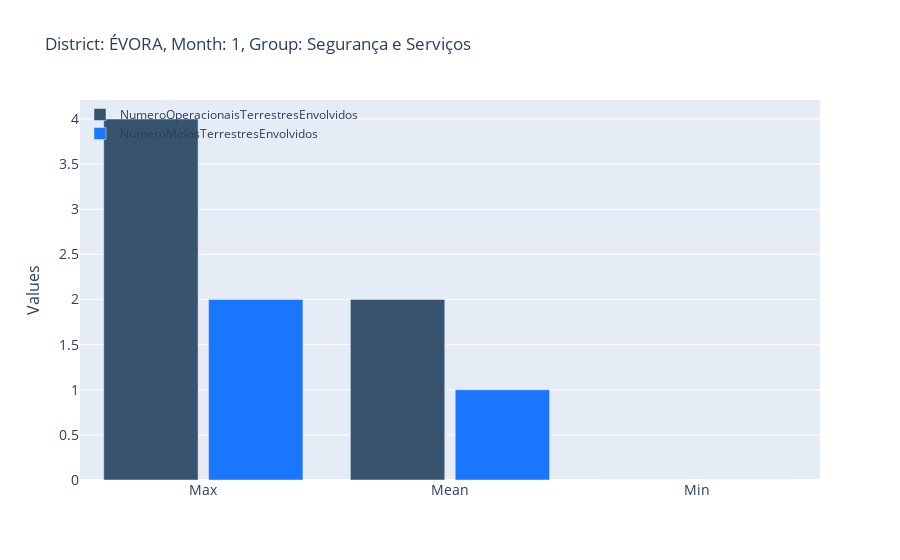
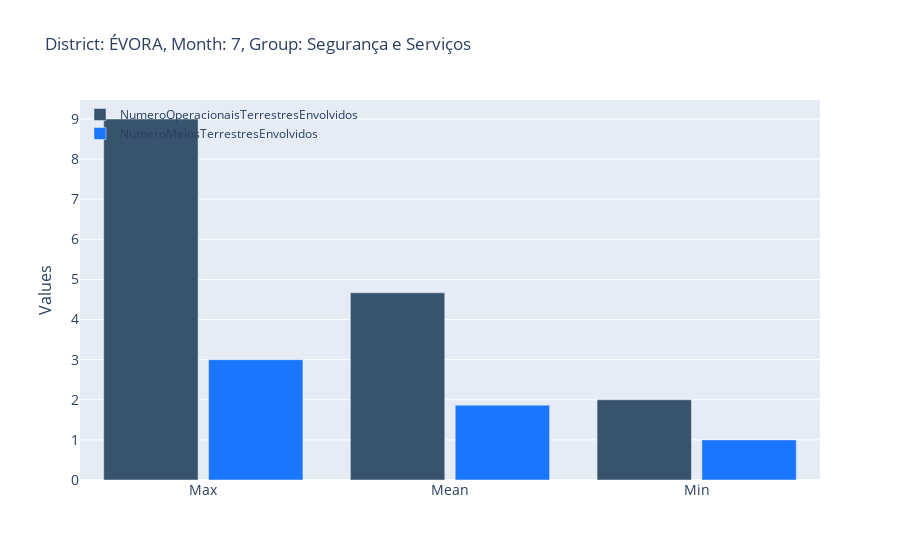
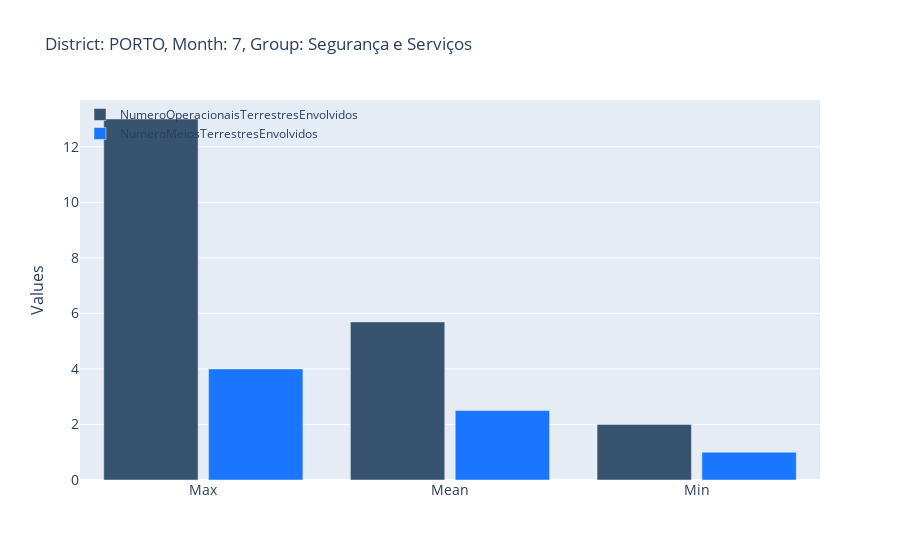

The cell these charts' notebook holds for them, in order:
### Code cell
import pandas as pd
import plotly.graph_objects as go
from ipywidgets import interact, Dropdown
from IPython.display import clear_output

# Assuming your dataframe is named 'df'

# Create a function to generate a bar chart for the selected district, month, and group
def create_chart(district, month, group):
    temp_df = new_df[(new_df['Distrito'] == district) & (new_df['MesOcorrencia__'] == month) & (new_df['Group'] == group)]

    fig = go.Figure()

    fig.add_trace(go.Bar(
        x=['Max', 'Mean', 'Min'],
        y=temp_df[['NumeroOperacionaisTerrestresEnvolvidos_max_max', 'NumeroOperacionaisTerrestresEnvolvidos_max_mean', 'NumeroOperacionaisTerrestresEnvolvidos_max_min']].values[0],
        name='NumeroOperacionaisTerrestresEnvolvidos',
        marker_color='rgb(55, 83, 109)'
    ))

    fig.add_trace(go.Bar(
        x=['Max', 'Mean', 'Min'],
        y=temp_df[['NumeroMeiosTerrestresEnvolvidos_max_max', 'NumeroMeiosTerrestresEnvolvidos_max_mean', 'NumeroMeiosTerrestresEnvolvidos_max_min']].values[0],
        name='NumeroMeiosTerrestresEnvolvidos',
        marker_color='rgb(26, 118, 255)'
    ))

    fig.update_layout(
        title=f'District: {district}, Month: {month}, Group: {group}',
        xaxis_tickfont_size=14,
        yaxis=dict(
            title='Values',
            titlefont_size=16,
            tickfont_size=14,
        ),
        legend=dict(
            x=0,
            y=1.0,
            bgcolor='rgba(255, 255, 255, 0)',
            bordercolor='rgba(255, 255, 255, 0)'
        ),
        barmode='group',
        bargap=0.15,
        bargroupgap=0.1
    )

    return fig

# Create the interactive dropdown menu
districts = new_df['Distrito'].unique()
months = new_df['MesOcorrencia__'].unique()
groups = new_df['Group'].unique()

dropdown_district = Dropdown(options=districts, value=districts[0], description='Distrito:')
dropdown_month = Dropdown(options=months, value=months[0], description='MesOcorrencia__:')
dropdown_group = Dropdown(options=groups, value=groups[0], description='Group:')

# Create the interactive plot with the dropdown menu
@interact(district=dropdown_district, month=dropdown_month, group=dropdown_group)
def update_chart(district, month, group):
    clear_output(wait=True)  # Clear the previous plot
    fig = create_chart(district, month, group)
    fig.show()

### Figure 1 — Plotly figure (JSON) as saved in the notebook; plotly's stock layout.template omitted (floating-point values rounded to 4 significant figures)
{"data": [{"marker": {"color": "rgb(55, 83, 109)"}, "name": "NumeroOperacionaisTerrestresEnvolvidos", "type": "bar", "x": ["Max", "Mean", "Min"], "y": [4, 2, 0]}, {"marker": {"color": "rgb(26, 118, 255)"}, "name": "NumeroMeiosTerrestresEnvolvidos", "type": "bar", "x": ["Max", "Mean", "Min"], "y": [2, 1, 0]}], "layout": {"bargap": 0.15, "bargroupgap": 0.1, "barmode": "group", "legend": {"bgcolor": "rgba(255, 255, 255, 0)", "bordercolor": "rgba(255, 255, 255, 0)", "x": 0, "y": 1}, "title": {"text": "District: ÉVORA, Month: 1, Group: Segurança e Serviços"}, "xaxis": {"tickfont": {"size": 14}}, "yaxis": {"tickfont": {"size": 14}, "title": {"font": {"size": 16}, "text": "Values"}}}}

### Figure 2 — Plotly figure (JSON) as saved in the notebook; plotly's stock layout.template omitted (floating-point values rounded to 4 significant figures)
{"data": [{"marker": {"color": "rgb(55, 83, 109)"}, "name": "NumeroOperacionaisTerrestresEnvolvidos", "type": "bar", "x": ["Max", "Mean", "Min"], "y": [9, 4.667, 2]}, {"marker": {"color": "rgb(26, 118, 255)"}, "name": "NumeroMeiosTerrestresEnvolvidos", "type": "bar", "x": ["Max", "Mean", "Min"], "y": [3, 1.867, 1]}], "layout": {"bargap": 0.15, "bargroupgap": 0.1, "barmode": "group", "legend": {"bgcolor": "rgba(255, 255, 255, 0)", "bordercolor": "rgba(255, 255, 255, 0)", "x": 0, "y": 1}, "title": {"text": "District: ÉVORA, Month: 7, Group: Segurança e Serviços"}, "xaxis": {"tickfont": {"size": 14}}, "yaxis": {"tickfont": {"size": 14}, "title": {"font": {"size": 16}, "text": "Values"}}}}

### Figure 3 — Plotly figure (JSON) as saved in the notebook; plotly's stock layout.template omitted (floating-point values rounded to 4 significant figures)
{"data": [{"marker": {"color": "rgb(55, 83, 109)"}, "name": "NumeroOperacionaisTerrestresEnvolvidos", "type": "bar", "x": ["Max", "Mean", "Min"], "y": [13, 5.692, 2]}, {"marker": {"color": "rgb(26, 118, 255)"}, "name": "NumeroMeiosTerrestresEnvolvidos", "type": "bar", "x": ["Max", "Mean", "Min"], "y": [4, 2.5, 1]}], "layout": {"bargap": 0.15, "bargroupgap": 0.1, "barmode": "group", "legend": {"bgcolor": "rgba(255, 255, 255, 0)", "bordercolor": "rgba(255, 255, 255, 0)", "x": 0, "y": 1}, "title": {"text": "District: PORTO, Month: 7, Group: Segurança e Serviços"}, "xaxis": {"tickfont": {"size": 14}}, "yaxis": {"tickfont": {"size": 14}, "title": {"font": {"size": 16}, "text": "Values"}}}}
